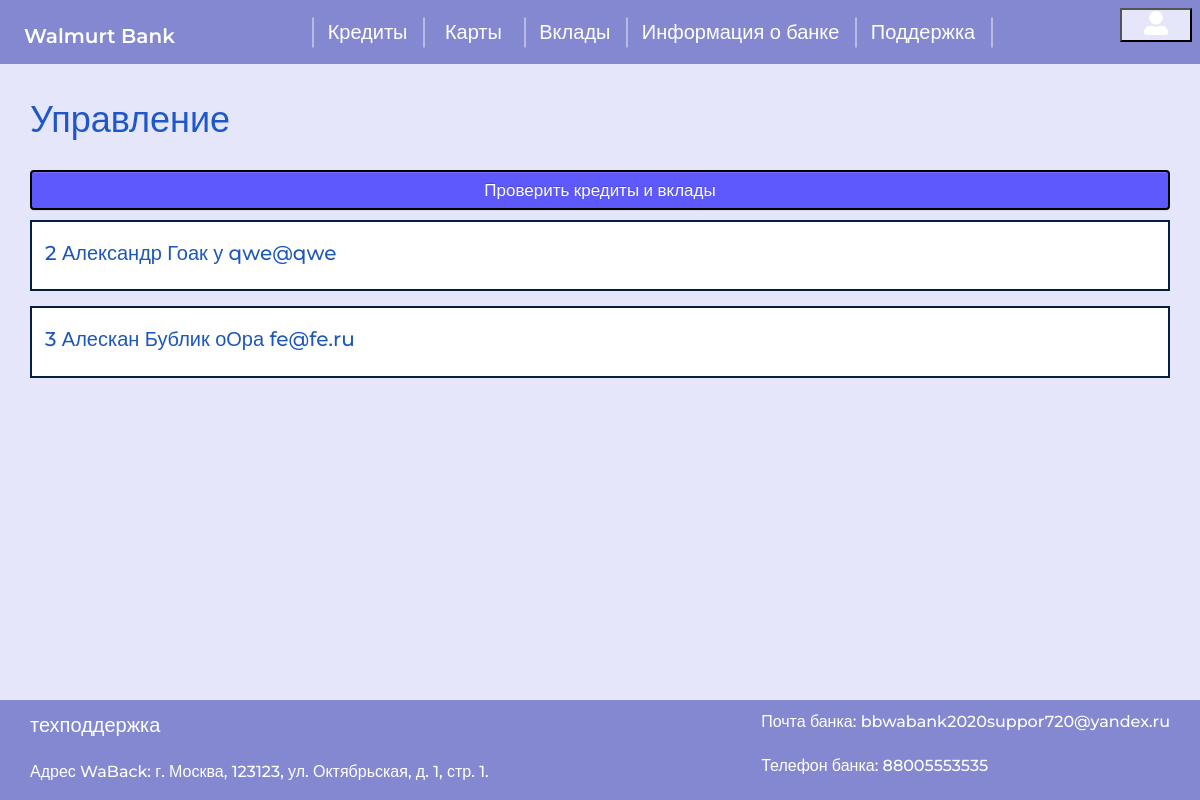
/admin (signed in), run on the app's committed database.
### data/classes.py (models this page shows, shortened)
class Users(SqlAlchemyBase, UserMixin):
    __tablename__ = 'users'
    id = sqlalchemy.Column(sqlalchemy.Integer, primary_key=True, autoincrement=True)
    surname = sqlalchemy.Column(sqlalchemy.String, nullable=True)
    name = sqlalchemy.Column(sqlalchemy.String, nullable=True)
    age = sqlalchemy.Column(sqlalchemy.Integer, nullable=True)
    address = sqlalchemy.Column(sqlalchemy.String, nullable=True)
    email = sqlalchemy.Column(sqlalchemy.String, index=True, unique=True, nullable=True)
    hashed_password = sqlalchemy.Column(sqlalchemy.String, nullable=True)
    modifed_date = sqlalchemy.Column(sqlalchemy.DateTime, default=datetime.date(datetime.now()))
    admin = sqlalchemy.Column(sqlalchemy.Boolean, nullable=True)
    def __repr__(self):
        return f'{self.id} {self.surname} {self.name} {self.address} {self.email} {self.admin}'

### main.py (the view)
@app.route('/admin', methods=['GET', 'POST'])
def admin():
    form = AdminForm()
    if current_user.is_authenticated:
        db_sess = db_session.create_session()
        is_admin = db_sess.query(Users).filter(Users.id == current_user.id and Users.admin).all()
        print(is_admin)
        if is_admin:
            users = [((user.id, user.name, user.surname, user.address, user.email, user.admin), my_cards(user.id)) for user in db_sess.query(Users).all()]
            print(users)
            if form.check_credits_and_contributions.data:
                set_all()
                return render_template('admin.html', form=form, options=options, users=users, message='Все обновлено')
            return render_template('admin.html', form=form, options=options, users=users)
    else:
        return render_template('info.html', options=options, message='Сначала необходимо зарегестрироваться')

### data/forms.py
class AdminForm(FlaskForm):
    check_credits_and_contributions = SubmitField('Проверить кредиты и вклады')

### data/db_session.py (called while the page is built)
def create_session() -> Session:
    global __factory
    return __factory()

### data/functions.py (called while the page is built)
def my_cards(user_id):
    db_sess = db_session.create_session()
    my_cards_ = [(card.name, card.sum_, card.card_number, card.secret_code, card.block)
                 for card in db_sess.query(Cards).filter(Cards.user_id == user_id).all()] + \
                [(card.name, card.sum_, card.card_number, card.secret_code, card.block)
                 for card in db_sess.query(CreditCards).filter(CreditCards.user_id == user_id).all()] + \
                [(card.name, card.sum_, card.card_number, card.secret_code, card.block)
                 for card in db_sess.query(PensionСards).filter(PensionСards.user_id == user_id).all()]
    return my_cards_

### main.py (called while the page is built)
@login_manager.user_loader
def load_user(user_id):
    db_sess = db_session.create_session()
    return db_sess.query(Users).get(user_id)

### templates/admin.html (shortened to what this page needs)
{% extends "base.html" %}
{% block content %}
<h1>Управление</h1>
<form action="" method="post">
    <p>{{ form.check_credits_and_contributions(type="submit", class="btn btn-primary") }}</p>
</form>
    <div id="accordion">
    {% for user in users %}
        {% if not user[0][5] %}
            <div class="card">
                <div class="card-header" id="hdn{{ loop.index }}">
                    <h5 class="mb-0">
                    <button class="btn btn-link collapsed" data-toggle="collapse" data-target="#cps{{ loop.index }}" aria-expanded="false" aria-controls="cps{{ loop.index }}">
                        <div class="usr_info" style="padding-top: 10px;">{{ user[0][0] }} {{ user[0][1] }} {{ user[0][2] }} {{ user[0][3] }} {{ user[0][4] }} </div>
                        </button>
                    </h5>
                </div>
            </div>
        {% endif %}
    {% endfor %}
    </div>
{% endblock %}

### static/css/style.css (style rules this page uses)
html { height: 100%; }
body { margin: 0; color: #fff; min-height: 100%; display: grid; grid-template-rows: auto 1fr auto; }
body { margin: 0; line-height: 1.5; font-weight: 500; position: relative; min-height: 100vh; font-family: 'Montserrat', sans-serif; background-color: lavender; }
h1, h2, h3, h4, h5, h6 { margin: 0; padding: 0; }
.btn.btn-link { margin-bottom: 15px; color: #1d57b9; font-size: 20px; font-weight: 500; text-decoration: none; }
.btn.btn-primary { font-size: 17px; width: 100%; background: #5e59fd; }
.btn-primary { border: #000 2px solid; }
h1, h2 { color: #1d57c9; padding-bottom: 30px; }
.card { background: #fff; border: 2px solid #041e42; margin-bottom: 15px; }

### data on the page
Users: id "2", name "Александр", surname "Гоак", email "qwe@qwe"
Users: admin False (drawn), id "3", name "Алескан", surname "Бублик", address "оОра", email "fe@fe.ru"

### other printed values
{{ key }} "Кредиты" "Вклады" "Информация о банке" "Поддержка"
{{ key }} "Карты"
{{ user[0][3] }} "у"
